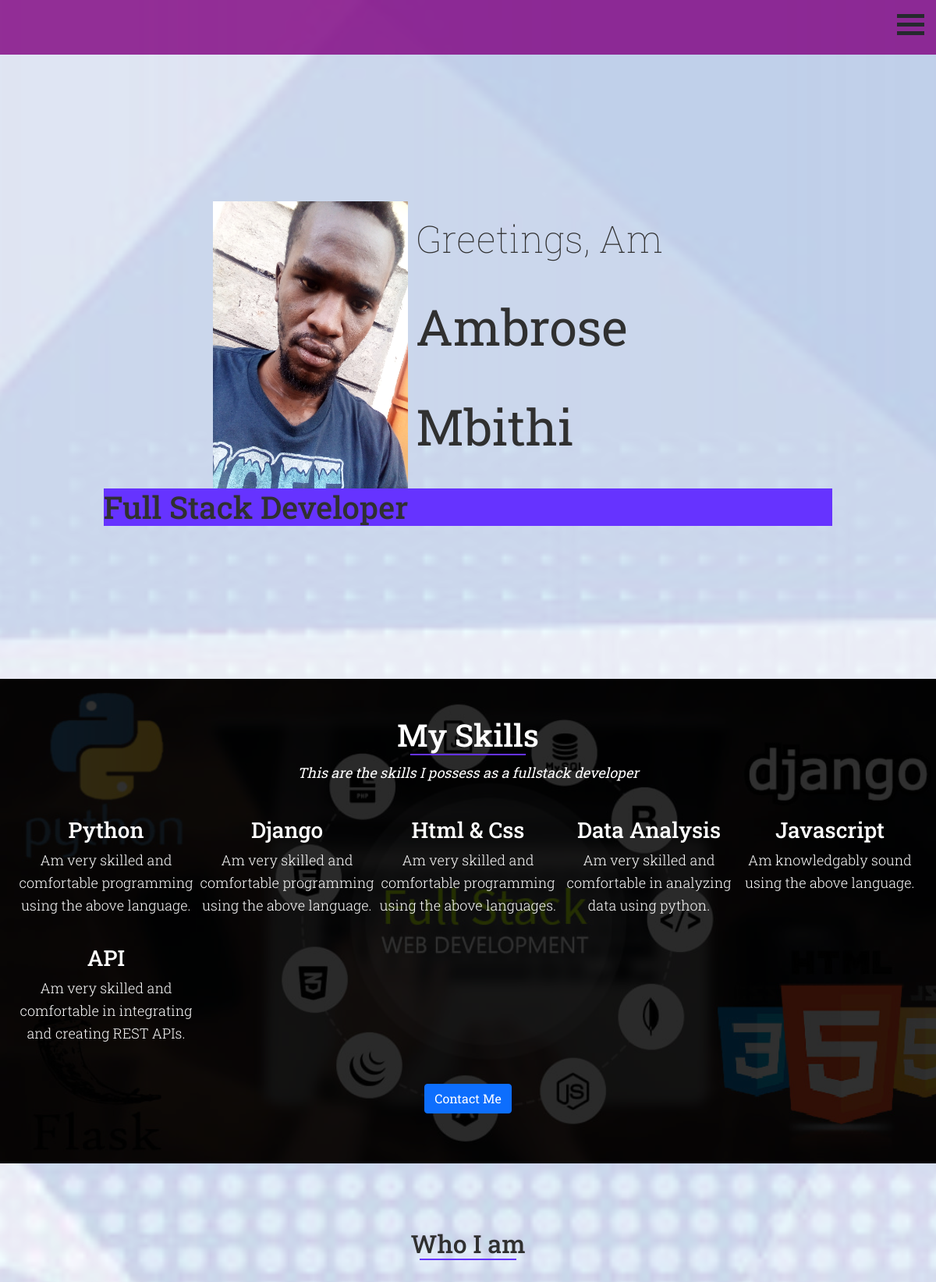
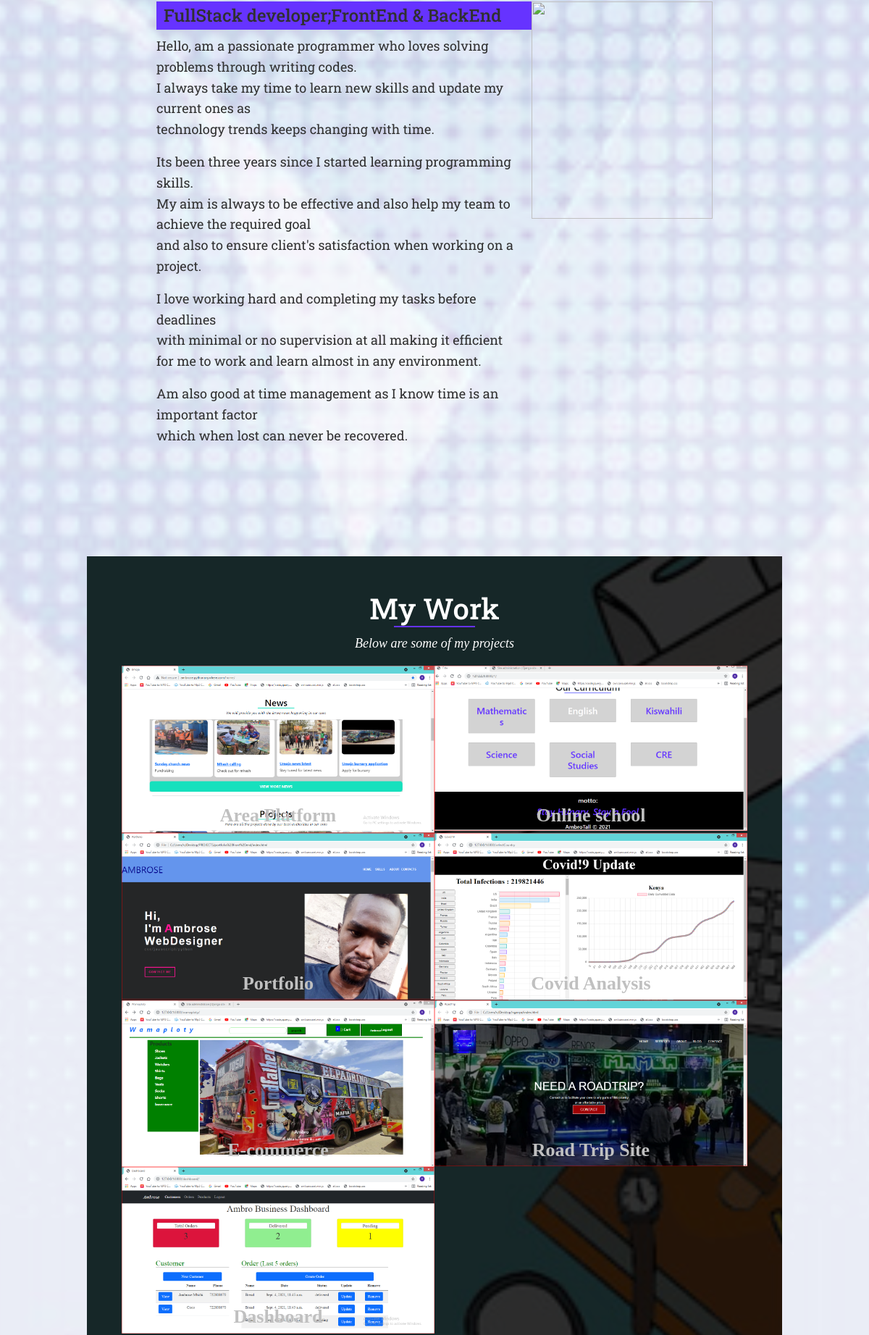
The app's page /ambro (upper part) with its own data (2 pictures, top to bottom).
### portfolio/models.py (models this page shows, shortened)
class User_profile(models.Model):
    prof_pic = models.ImageField(upload_to="images", null=True, blank=True)
    about_pic = models.ImageField(upload_to="images", null=True, blank=True)
    prof_description = models.CharField(max_length=20)

class Skills(models.Model):
    skill_title = models.CharField(max_length=20)
    skill_description = models.CharField(max_length=100)

class Projects(models.Model):
    proj_id = models.AutoField(primary_key=True)
    proj_img = models.ImageField(upload_to="images", null=True, blank=True)
    proj_name = models.CharField(max_length=15)
    proj_description = models.CharField(max_length=500)
    date_created = models.DateTimeField(auto_now_add=True)
    slug = models.SlugField(max_length=10, null=True, blank=True)

### portfolio/views.py (the view)
# urls.py: path('', HomePageView.as_view(), name='homepages'),
class HomePageView(ListView):
    model = Skills
    template_name = 'portfolio/homepage.html'
    context_object_name = 'skills'
    def get_context_data(self, *args, **kwargs):
        context = super(HomePageView, self).get_context_data(*args, **kwargs)
        context['profile']=User_profile.objects.all()
        context['projects']=Projects.objects.all().order_by('-date_created')
        return context

### portfolio/templates/portfolio/homepage.html (shortened to what this page needs)
{% extends "index.html" %}
{% block content %}
<section id="home">
    <div class="home-two">
    {% for prof in profile %}
    <div class="home-two-sec">
        <img src="{{ prof.prof_pic.url }}" class="homeimg">
        <div class="home-two-sec-p">
            <p class="homedesc">{{ prof.prof_description }}<strong>Ambrose Mbithi</strong></p>
        </div>
    </div>
    <h1 class="homehead">Full Stack Developer</h1>
    {% endfor %}
    </div>
</section>
<section id="myservices">
    <h1 class="lin">My Skills</h1>
    <p class="myservic"><i>This are the skills I possess as a fullstack developer</i></p>
    <div class="row">
        {% for skill in skills %}
        <div class="skill">
            <h3>{{ skill.skill_title }}</h3>
            <p>{{ skill.skill_description }}</p>
        </div>
        {% endfor %}
    </div>
    <a style="margin-bottom: 1rem;" class="btn btn-primary" href="">Contact Me</a>
</section>
<section class="abou-me" id="about" style="margin-top: 7%;">
    <h2 class="title-about">Who I am</h2>
    <div class="about-me" style="margin-top: 30px;">
        <div class=about-me-body>
            <h4 class="subtitle-about">FullStack developer;FrontEnd & BackEnd</h4>
            <p>Hello, am a passionate programmer who loves solving problems through writing codes.<br> I always take my time to learn new skills and update my current ones as <br>technology trends keeps changing with time. </p>
            <p>Its been three years since I started learning programming skills. <br>My aim is always to be effective and also help my team to achieve the required goal <br> and also to ensure client's satisfaction when working on a project.</p>
            <p>I love working hard and completing my tasks before deadlines<br>with minimal or no supervision at all making it efficient <br>for me to work and learn almost in any environment.</p>
            <p>Am also good at time management as I know time is an important factor<br> which when lost can never be recovered.</p>
        </div>
        {% load static %}
        <img src="{{ prof.about_pic.url }}" class="about-img">
    </div>
</section>
<section class="port" id="projects" style="margin-top: 3%;">
    <h1 class="title-about">My Work</h1>
    <p style="text-align: center"><i>Below are some of my projects</i></p>
    <div class="row-portfolio">
        {% for project in projects %}
        <div class="portfolio">
            <a class="portfolio-item" href=""><img class="portfolio-img" src="{{ project.proj_img.url }}"></a>
            <div class="layoff">
                <h4>{{ project.proj_name }}</h4>
            </div>
        </div>
        {% endfor %}
    </div>
</section>
{% endblock %}

### templates/index.html (shortened to what this page needs)
<!DOCTYPE html>
{% load static %}
<html lang="en">
<head>
    <link rel="stylesheet" type="text/css" href="{% static 'css/bootstrap.css' %}">
    <link rel="stylesheet" type="text/css" href="{% static 'plugin/fontawesome-free/css/all.min.css' %}">
</head>
<body>
{% include "portfolio/navbar.html" %}
{% block content %}
{% endblock %}
</body>
</html>

### portfolio/templates/portfolio/navbar.html (shortened to what this page needs)
<header>
    <div class="header">
        <div class="hamburger" id="hambuerg" onclick="openmenu()">
            <div></div>
            <div></div>
            <div></div>
        </div>
    </div>
</header>

### templates/index.html (style rules this page uses)
*, *::before, *::after { box-sizing: border-box; }
:root { --f-primary: 'Calibri'; --fw-res:300; --fw-bold: 900; --clr-light: #fff; --clr-dark: #303030; --clr-accent: #6633FF; --fs-h1:3rem; --fs-h2:2.25rem; --fs-h3:1.25rem; --fs-body: 1rem; }
html { scroll-behaviour: smooth ; }
@media (min-width:800px) { :root { --fs-h1:4.5rem; --fs-h2:3.75rem; --fs-h3:1.5rem; --fs-body: 1.125rem; } }
body { background-image: url("images/bgImage.jpg"); background-color: purple; background-blend-mode: screen; background-position: center; background-size: cover; color: var(--clr-dark); margin: 0; font-family: var(--f-primary); font-size: var(--fs-body); line-height: 1.6; }
#home { padding: 1rem 1rem; display: flex; justify-content: center; line-height: 2; height: 100vh; font-family: 'Roboto Slab', serif; }
img { display: block; max-width: 100%; }
@media (min-width:600px) { .homeimg { width: 250px; top:0; left: 0; } }
@media (min-width:600px) { .home-two { display:block; width: 80%; margin: auto; } }
@media (min-width:600px) { .home-two-sec { width: 70%; margin: auto; display: flex; justify-contents: space-between; } }
@media (min-width:600px) { .home-two-sec-p { padding-left: 10px; } }
@media (min-width:600px) { .homedesc { font-size: 3rem; font-weight: 100; } }
@media (min-width:600px) { .homedesc strong { font-size: 4rem; display: block; } }
#myservices {  width: 80%; margin: auto; text-align: center; background-image: url("images/skillsbanner.jpg"); background-size: cover; line-height: 1.6; padding: 3rem 2rem; background-color: var(--clr-dark); background-blend-mode: multiply; color: #fff; font-family: 'Roboto Slab', serif; }
.row { margin-bottom: 2rem; margin-top: 2rem; }
.skill { padding: 10px 0px; }
.skill p { font-weight: 200; }
@media (min-width:600px) { .row { display: grid; grid-template-columns: repeat(auto-fit, minmax(200px, 1fr)); margin-bottom: 1.5rem; margin-top: 2rem; } }
@media (min-width:600px) { .skill p { font-family: 'Roboto Slab', serif; font-weight: 300; line-height: 1.6; } }
.lin::after { content: ''; width: 15%; height: 2px; background: var(--clr-accent); display: block; margin: auto; transition: 0.5s; }
@media (min-width: 600px) { .abou-me { margin-top: 10%; height: 100vh; width: 80%; margin: auto; } }
@media (min-width: 600px) { .about-me { width: 80%; margin: auto; display: flex; justify-content: space-between; font-family: 'Roboto Slab', serif; } }
@media (min-width: 600px) { .about-img { width: 250px; height: 300px; } }
@media (min-width: 600px) { .title-about { text-align: center; font-family: 'Roboto Slab', serif; } }
@media (min-width: 600px) { .subtitle-about { display: block; padding: 5px 10px; } }
@media (min-width: 600px) { .lin::after { content: ''; width: 13%; height: 2px; background: var(--clr-accent); display: block; margin: auto; transition: 0.5s; } }
.port { width: 80%; margin: auto; text-align: center; background-image: url("images/workbanner.jpg"); background-size: cover; padding: 3rem 3rem; background-color: var(--clr-dark); background-blend-mode: multiply; color: #fff; margin-bottom: 5%; }
.row-portfolio { display: grid; grid-template-columns: repeat(auto-fit, minmax(300px, 1fr)); }
.title-about::after { content: ''; width: 13%; height: 2px; background: var(--clr-accent); display: block; margin: auto; }
.layoff h4 { width: 100%; font-weight: 600; color: silver; font-size: 26px; bottom: 0; left: 50%; transform: translateX(-50%); position: absolute; opacity: 1; }
.portfolio { overflow: hidden; position: relative; }
.portfolio-img { transition: transform 750ms ease; opacity: 250ms linear; }

### portfolio/templates/portfolio/navbar.html (style rules this page uses)
header { position: relative; background-color: purple; height: 70px; opacity: 0.8; }
.header { float: right; display: flex; padding: 12px 15px; cursor: pointer; }
.hamburger div { width : 35px; height: 5px; background-color: black; margin : 6px 0; }

### records on screen
User_profile: prof_pic (picture), prof_description "Greetings, Am"
Skills: skill_title "Python", skill_description "Am very skilled and comfortable programming using the above language."
Skills: skill_title "Django", skill_description "Am very skilled and comfortable programming using the above language."
Skills: skill_title "Html & Css", skill_description "Am very skilled and comfortable programming using the above languages."
Skills: skill_title "Data Analysis", skill_description "Am very skilled and comfortable in analyzing data using python."
Skills: skill_title "Javascript", skill_description "Am knowledgably sound using the above language."
Skills: skill_title "API", skill_description "Am very skilled and comfortable in integrating and creating REST APIs."
Projects: proj_img (picture), proj_name "Area Platform"
Projects: proj_img (picture), proj_name "Online school"
Projects: proj_img (picture), proj_name "Portfolio"
Projects: proj_img (picture), proj_name "Covid Analysis"
Projects: proj_img (picture), proj_name "E-commerce"
Projects: proj_img (picture), proj_name "Road Trip Site"
Projects: proj_img (picture), proj_name "Dashboard"
